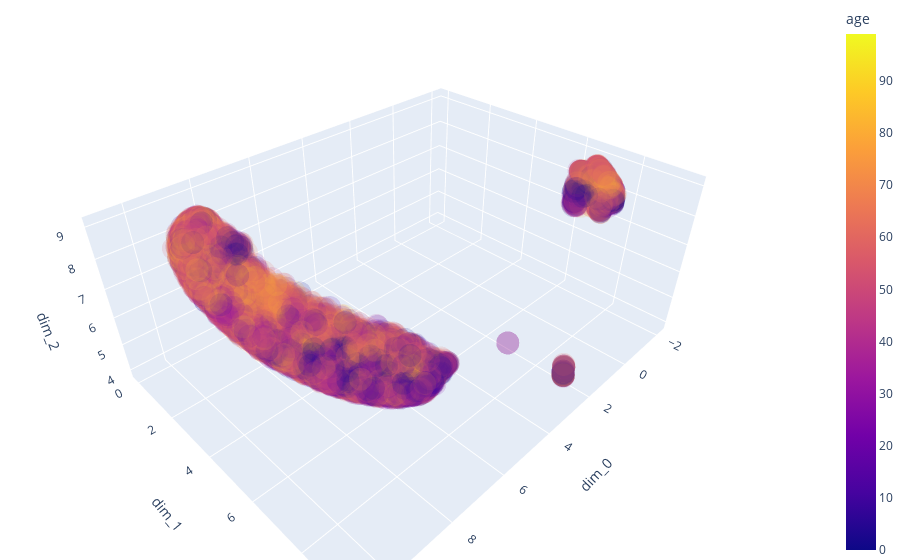

Notebook source saved alongside this figure:
### Code cell
fig = px.scatter_3d(celldyn_embedded.sample(10000), x='dim_0', y='dim_1', z='dim_2',
                    color='age', size_max=7, opacity=0.15)

# tight layout
fig.update_layout(margin=dict(l=0, r=0, b=0, t=0))

### Figure 1 — Plotly figure (JSON) as saved in the notebook; plotly's stock layout.template omitted (floating-point values rounded to 4 significant figures; data arrays with more than 128 entries replaced by an {"elided": "..."} marker saying what was removed)
{"data": [{"hovertemplate": "dim_0=%{x}<br>dim_1=%{y}<br>dim_2=%{z}<br>age=%{marker.color}<extra></extra>", "legendgroup": "", "marker": {"color": {"elided": "10000 int values"}, "coloraxis": "coloraxis", "opacity": 0.15, "symbol": "circle"}, "mode": "markers", "name": "", "scene": "scene", "showlegend": false, "type": "scatter3d", "x": {"elided": "10000 float values"}, "y": {"elided": "10000 float values"}, "z": {"elided": "10000 float values"}}], "layout": {"coloraxis": {"colorbar": {"title": {"text": "age"}}, "colorscale": [[0, "#0d0887"], [0.1111, "#46039f"], [0.2222, "#7201a8"], [0.3333, "#9c179e"], [0.4444, "#bd3786"], [0.5556, "#d8576b"], [0.6667, "#ed7953"], [0.7778, "#fb9f3a"], [0.8889, "#fdca26"], [1, "#f0f921"]]}, "legend": {"tracegroupgap": 0}, "margin": {"b": 0, "l": 0, "r": 0, "t": 0}, "scene": {"domain": {"x": [0, 1], "y": [0, 1]}, "xaxis": {"title": {"text": "dim_0"}}, "yaxis": {"title": {"text": "dim_1"}}, "zaxis": {"title": {"text": "dim_2"}}}}}
